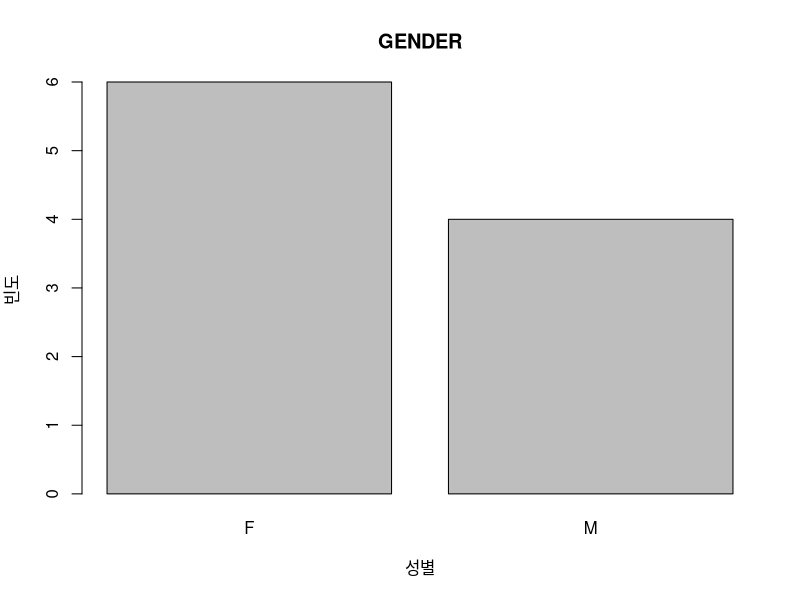
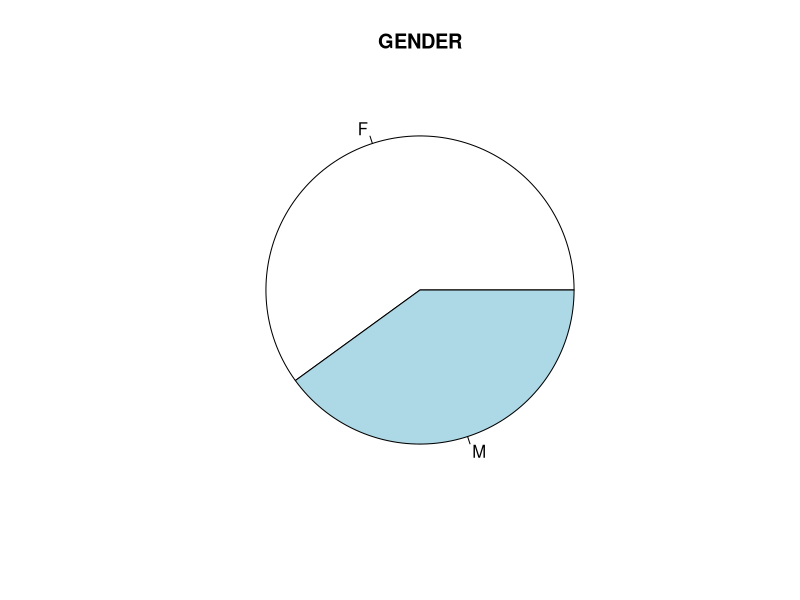
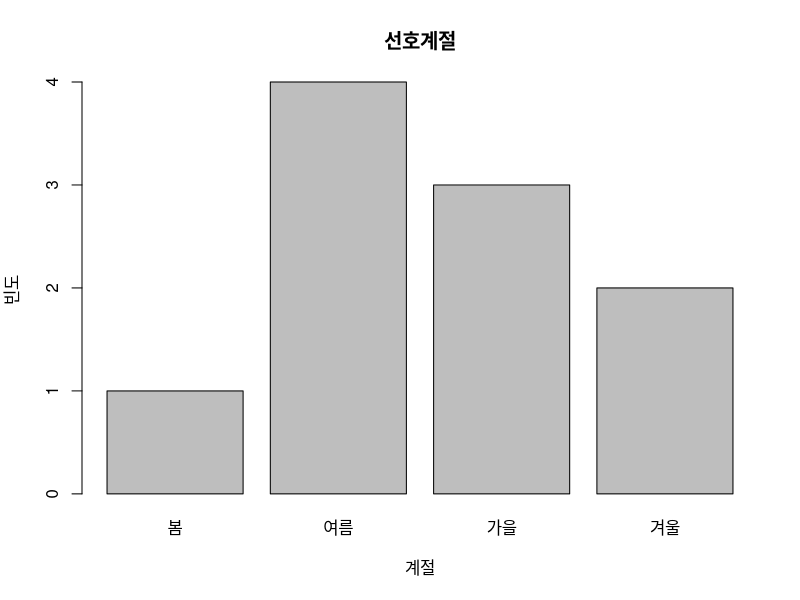
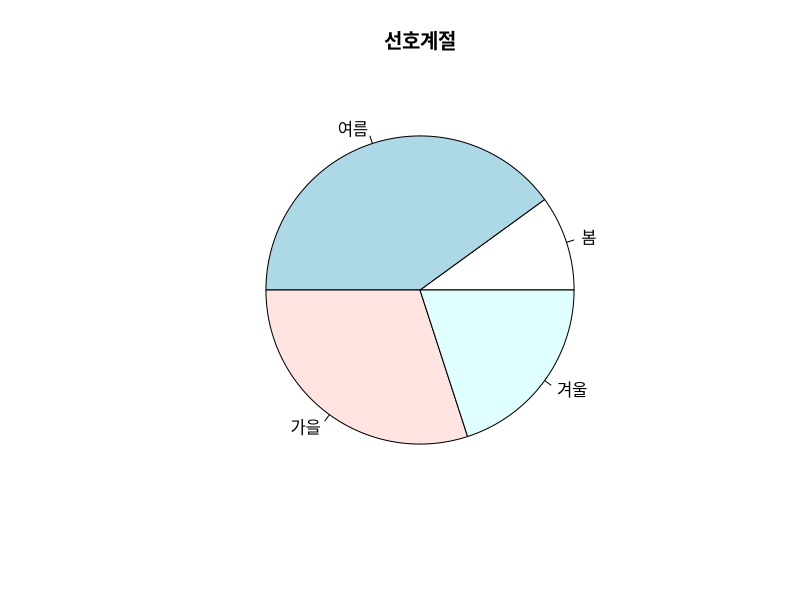
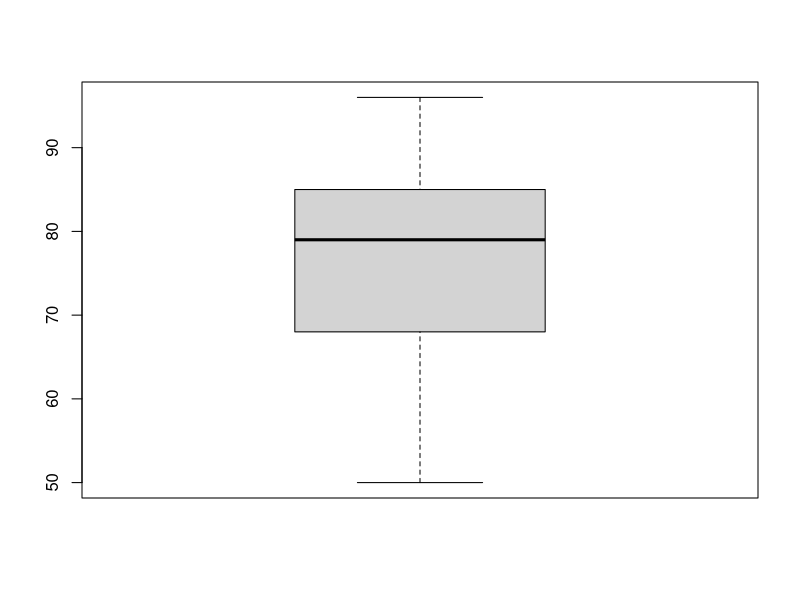
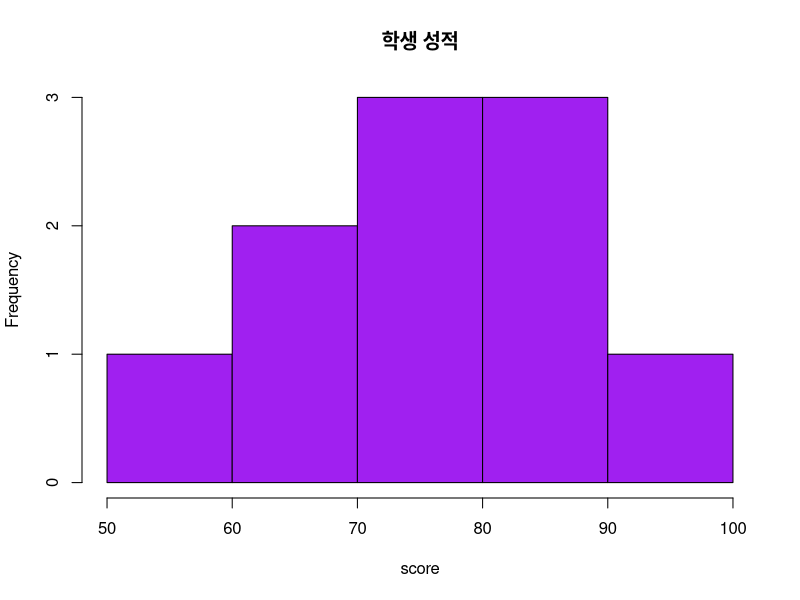
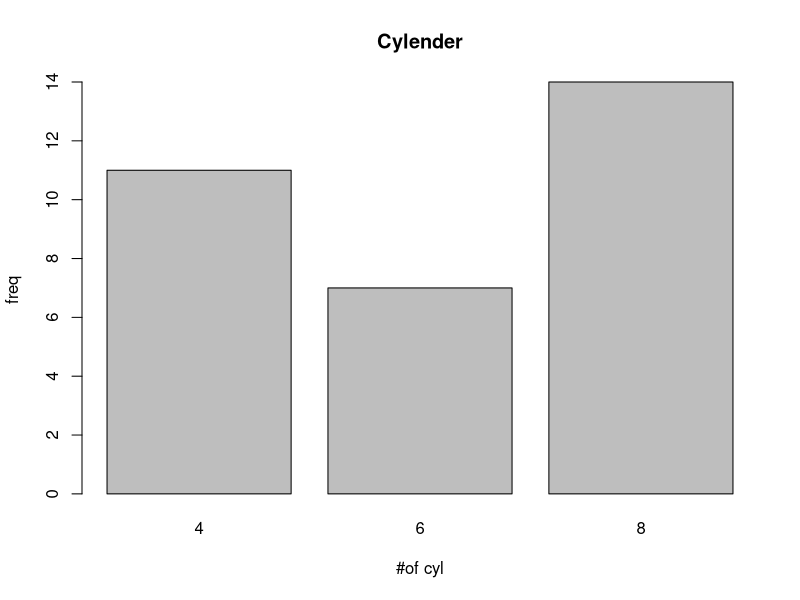
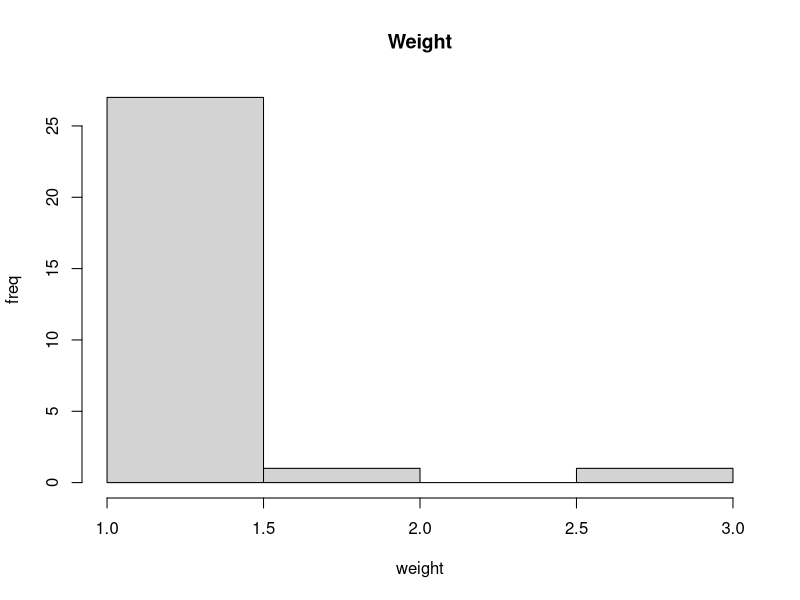

Reproduce these figures in R, in order.
# 제출자: 이소정
# 작성일: 2019.12.02
# 제출일: 2019.12.02

# 문1)

#.1
gender <- c('F','F','F','M','M',
            'F','F','F','M','M')
gender

#.2
gen <- table(gender); gen

#.3
barplot(gen,main='GENDER',xlab='성별',ylab='빈도')    

#.4
pie(gen,main='GENDER')    

# 문2)

#.1
season <- c('여름','겨울','봄','가을','여름',
            '가을','겨울','여름','여름','가을')
season

#.2
s <- table(season); s
s.new <- s[c(3,4,1,2)]; s.new

#.3
barplot(s.new,main='선호계절',xlab='계절',ylab='빈도')

#.4
pie(s.new,main='선호계절')

# 문3)

#.1
score <- c(90,85,73,80,85,65,78,50,68,96)
names(score) <- c('KOR','ENG','ATH','HIST','SOC',
                  'MUSIC','BIO','EARTH','PHY','ART')

#.2
score

#.3
mean(score); median(score)

#.4
sd(score)

#.5 -> 인덱스의 값 같이 출력됨
names(which.max(score))
names( score[ score == max( score ) ] ) # 방법2

#.6
# boxplot은 데이터 분포가 어떻게 되어 있는지 알기위해 사용
boxplot(score)
boxplot.stats(score)$out # 이상치 존재하지 않는다.

#.7
hist(score,main='학생 성적',
     col='purple')

# 문4)

# 직접 데이터를 가져올 때 필수적으로 해야 할 과정
dim( mtcars )
str( mtcars )
head( mtcars )
tail( mtcars )


#.1
wt <- mtcars$wt
mean(wt)
median(wt)
mean(wt,trim=0.15)
sd(wt)

#.2
summary(wt)

#.3
cyl <- table(mtcars$cyl); cyl

#.4
barplot(cyl,main = "Cylender", xlab = '#of cyl', ylab = 'freq' )

#.5 -> 수정
hist(table(wt),main = 'Weight', xlab = 'weight', ylab = 'freq' )

#.6
boxplot(wt,main='중량') # 이상치가 왜 들어갔는지 알아봐야함
boxplot.stats(wt)
# 최소값: 1.5130, 1사분위: 2.5425, 2사분위: 3.3250, 3사분위: 3.6500, 최대값: 5.2500
# 관측치 개수: 32
# 중앙값 신뢰구간 3.015667~3.634333
# 이상치: 5.424, 5.345

#.7
boxplot(mtcars$disp)
boxplot.stats(mtcars$disp)
# 최소값: 71.10, 1사분위: 120.65, 2사분위: 196.30, 3사분위: 334.00, 최대값: 472.00
# 관측치 개수: 32
# 중앙값 신뢰구간 136.7098 ~ 255.8902
# 이상치: 없다.

#.8
boxplot(mtcars$mpg~mtcars$gear,
        main='mtcars')
st <- boxplot(mtcars$mpg~mtcars$gear); st
#summary이용
summary(mtcars$mpg[mtcars$gear==3])
summary(mtcars$mpg[mtcars$gear==4])
summary(mtcars$mpg[mtcars$gear==5])

#[3]번 그룹
# Min. 1st Qu.  Median    Mean 3rd Qu.    Max. 
# 10.40   14.50   15.50   16.11   18.40   21.50 
# 관측치 개수: 15
# 중앙값 신뢰구간 13.90898~17.09102
# 이상치: 없다

#[4]번 그룹
# Min. 1st Qu.  Median    Mean 3rd Qu.    Max. 
# 17.80   21.00   22.80   24.53   28.07   33.90 
# 관측치 개수: 12
# 중앙값 신뢰구간 19.21956~26.38044
# 이상치: 없다

#[5]번 그룹
# Min. 1st Qu.  Median    Mean 3rd Qu.    Max. 
# 15.00   15.80   19.70   21.38   26.00   30.40 
# 관측치 개수: 5
# 중앙값 신뢰구간 12.49271~26.90729
# 이상치: 없다
